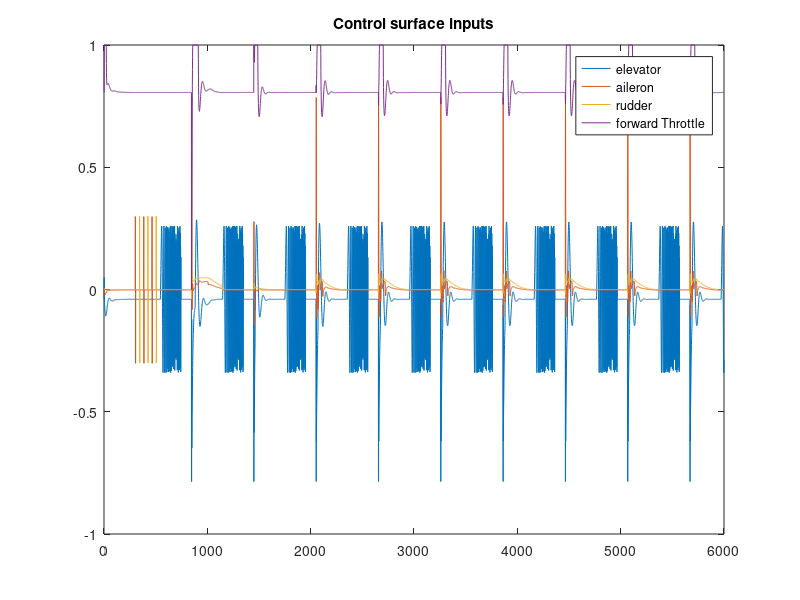
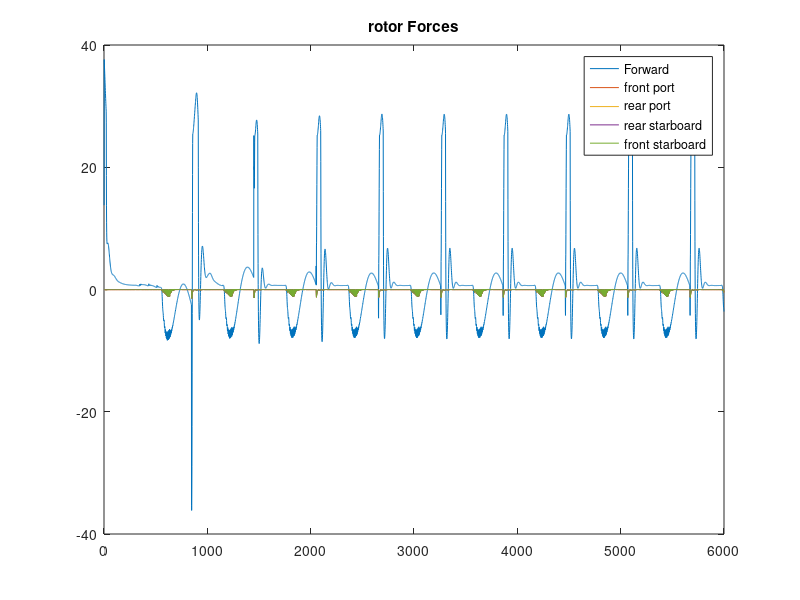

Recreate these plots in MATLAB, in order.
%reads in the csv file
deltas = csvread('sysIDDeltaOutput.csv');



figure(1);
plot(deltas(1,:));
hold on;
plot(deltas(2,:));
plot(deltas(3,:));
plot(deltas(4,:));
hold off;
title("Control surface inputs");
legend('elevator', 'aileron', 'rudder', 'forward Throttle');

rotorForces = csvread('sysIDRotorForcesOutput.csv');

figure(2);
plot(rotorForces(1,:));
hold on;
plot(rotorForces(2,:));
plot(rotorForces(3,:));
plot(rotorForces(4,:));
plot(rotorForces(5,:));
hold off;
title("rotor Forces");
legend('Forward', 'front port', 'rear port', 'rear starboard', 'front starboard');